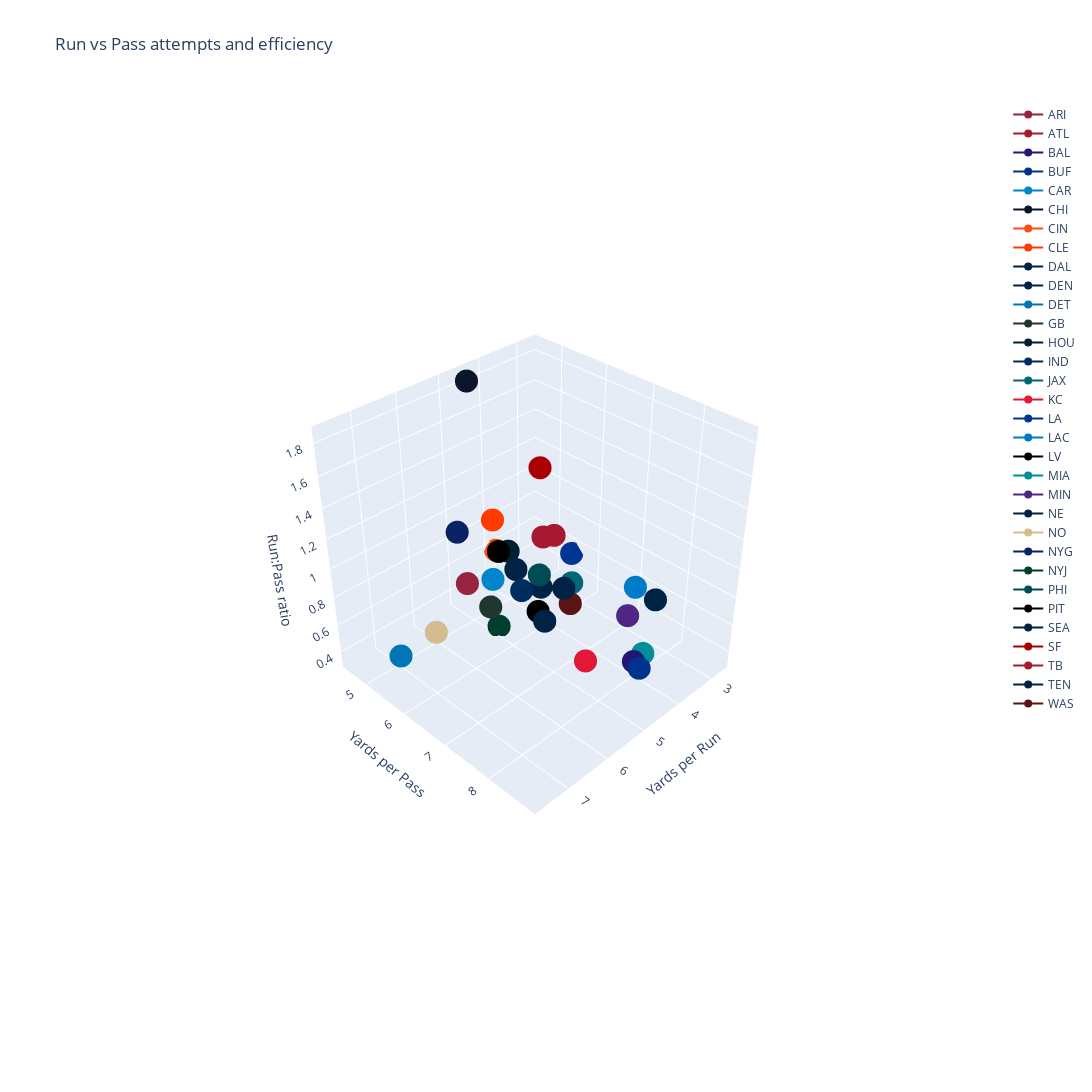

Write notebook code for a chart like this one.
### Code cell
fig = go.Figure()

for i in range(len(df_run_pass)):
    fig.add_trace(
        go.Scatter3d(x=[df_run_pass['yds_per_run'][i]], 
                     y=[df_run_pass['yds_per_pass_attempt'][i]],
                     z=[df_run_pass['run-pass ratio'][i]],
                     name=df_run_pass['posteam'][i], 
                    # mode="markers", 
                    marker=dict(size=8,
                        color=df_run_pass['team_color'][i])))
# fig.update_layout(
#     font_family="Averta, sans-serif",
#     hoverlabel_font_family="Averta, sans-serif",
#     xaxis_title_text="Yards per Run",
#     xaxis_title_font_size=18,
#     xaxis_tickfont_size=16,
#     yaxis_title_text="Yards per Pass",
#     yaxis_title_font_size=18,
#     yaxis_tickfont_size=16,
#     hoverlabel_font_size=16,
#     legend_font_size=16,
#     height=1000,
#     width=1000
# )

fig.update_layout(scene_aspectmode='cube',
                  title='Run vs Pass attempts and efficiency',
                 scene = dict(
                    xaxis_title='Yards per Run',
                    yaxis_title='Yards per Pass',
                    zaxis_title='Run:Pass ratio'),
                 width=1100,
                 height=1100)


fig.show()

### Figure 1 — Plotly figure (JSON) as saved in the notebook; plotly's stock layout.template omitted (floating-point values rounded to 4 significant figures)
{"data": [{"marker": {"color": "#97233F", "size": 8}, "name": "ARI", "type": "scatter3d", "x": [4.98], "y": [4.819], "z": [0.5319]}, {"marker": {"color": "#A71930", "size": 8}, "name": "ATL", "type": "scatter3d", "x": [4.477], "y": [6.258], "z": [1.048]}, {"marker": {"color": "#241773", "size": 8}, "name": "BAL", "type": "scatter3d", "x": [5], "y": [8.672], "z": [0.7213]}, {"marker": {"color": "#00338D", "size": 8}, "name": "BUF", "type": "scatter3d", "x": [5.083], "y": [8.848], "z": [0.7273]}, {"marker": {"color": "#0085CA", "size": 8}, "name": "CAR", "type": "scatter3d", "x": [4.902], "y": [5.419], "z": [0.6613]}, {"marker": {"color": "#0B162A", "size": 8}, "name": "CHI", "type": "scatter3d", "x": [4.607], "y": [4.636], "z": [1.848]}, {"marker": {"color": "#FB4F14", "size": 8}, "name": "CIN", "type": "scatter3d", "x": [3.845], "y": [4.5], "z": [0.5577]}, {"marker": {"color": "#FF3C00", "size": 8}, "name": "CLE", "type": "scatter3d", "x": [5.36], "y": [5.885], "z": [1.23]}, {"marker": {"color": "#002244", "size": 8}, "name": "DAL", "type": "scatter3d", "x": [4.068], "y": [5.234], "z": [0.5714]}, {"marker": {"color": "#002244", "size": 8}, "name": "DEN", "type": "scatter3d", "x": [5.06], "y": [6.808], "z": [0.641]}, {"marker": {"color": "#0076B6", "size": 8}, "name": "DET", "type": "scatter3d", "x": [7.653], "y": [5.853], "z": [0.6533]}, {"marker": {"color": "#203731", "size": 8}, "name": "GB", "type": "scatter3d", "x": [5.852], "y": [6.257], "z": [0.7714]}, {"marker": {"color": "#03202F", "size": 8}, "name": "HOU", "type": "scatter3d", "x": [3.636], "y": [4.642], "z": [0.5432]}, {"marker": {"color": "#002C5F", "size": 8}, "name": "IND", "type": "scatter3d", "x": [4.529], "y": [5.793], "z": [0.5862]}, {"marker": {"color": "#006778", "size": 8}, "name": "JAX", "type": "scatter3d", "x": [4.074], "y": [6.6], "z": [0.72]}, {"marker": {"color": "#E31837", "size": 8}, "name": "KC", "type": "scatter3d", "x": [5.163], "y": [7.813], "z": [0.5733]}, {"marker": {"color": "#003594", "size": 8}, "name": "LA", "type": "scatter3d", "x": [2.659], "y": [5.447], "z": [0.5176]}, {"marker": {"color": "#007BC7", "size": 8}, "name": "LAC", "type": "scatter3d", "x": [2.962], "y": [7.202], "z": [0.619]}, {"marker": {"color": "#000000", "size": 8}, "name": "LV", "type": "scatter3d", "x": [4.235], "y": [5.94], "z": [0.4048]}, {"marker": {"color": "#008E97", "size": 8}, "name": "MIA", "type": "scatter3d", "x": [3.872], "y": [8.08], "z": [0.4483]}, {"marker": {"color": "#4F2683", "size": 8}, "name": "MIN", "type": "scatter3d", "x": [4.5], "y": [8.152], "z": [0.8485]}, {"marker": {"color": "#002244", "size": 8}, "name": "NE", "type": "scatter3d", "x": [4.347], "y": [6.642], "z": [0.7313]}, {"marker": {"color": "#D3BC8D", "size": 8}, "name": "NO", "type": "scatter3d", "x": [6.325], "y": [5.325], "z": [0.4819]}, {"marker": {"color": "#0B2265", "size": 8}, "name": "NYG", "type": "scatter3d", "x": [5.359], "y": [5], "z": [1]}, {"marker": {"color": "#003F2D", "size": 8}, "name": "NYJ", "type": "scatter3d", "x": [4.917], "y": [5.56], "z": [0.3303]}, {"marker": {"color": "#004C54", "size": 8}, "name": "PHI", "type": "scatter3d", "x": [5.711], "y": [7.242], "z": [1.152]}, {"marker": {"color": "#000000", "size": 8}, "name": "PIT", "type": "scatter3d", "x": [3.884], "y": [4.613], "z": [0.5733]}, {"marker": {"color": "#002244", "size": 8}, "name": "SEA", "type": "scatter3d", "x": [3.833], "y": [5.667], "z": [0.4762]}, {"marker": {"color": "#AA0000", "size": 8}, "name": "SF", "type": "scatter3d", "x": [4.451], "y": [6.164], "z": [1.491]}, {"marker": {"color": "#A71930", "size": 8}, "name": "TB", "type": "scatter3d", "x": [3.847], "y": [5.984], "z": [0.9219]}, {"marker": {"color": "#002244", "size": 8}, "name": "TEN", "type": "scatter3d", "x": [3.577], "y": [8.061], "z": [0.7879]}, {"marker": {"color": "#5A1414", "size": 8}, "name": "WAS", "type": "scatter3d", "x": [3.804], "y": [6.361], "z": [0.4742]}], "layout": {"height": 1100, "scene": {"aspectmode": "cube", "aspectratio": {"x": 1, "y": 1, "z": 1}, "camera": {"center": {"x": 0, "y": 0, "z": 0}, "eye": {"x": 2.176, "y": 2.176, "z": 2.176}, "projection": {"type": "perspective"}, "up": {"x": 0, "y": 0, "z": 1}}, "xaxis": {"title": {"text": "Yards per Run"}, "type": "linear"}, "yaxis": {"title": {"text": "Yards per Pass"}, "type": "linear"}, "zaxis": {"title": {"text": "Run:Pass ratio"}, "type": "linear"}}, "title": {"text": "Run vs Pass attempts and efficiency"}, "width": 1100}}
